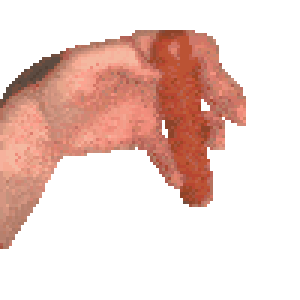
#> input picture dz1/prikoli/prikol.gif, 100 x 100 px (shown 3 times larger)
$ python extract_prikol.py
#> lines starting #> are read from the running program, lines starting #| are printed output that depends on the picture
"""Extract composited GIF frames and their original timings for Unreal import."""
from pathlib import Path
from PIL import Image

root = Path(__file__).resolve().parents[1]
out = root / "tmp" / "prikol"
out.mkdir(parents=True, exist_ok=True)
durations = []
with Image.open(root / "dz1" / "prikoli" / "prikol.gif") as gif:
#> gif is the input picture: PIL image 100x100 P; mean R, G, B, A 229.2, 156.3, 132.9, 86.7
    for index in range(gif.n_frames):
        gif.seek(index)
        gif.convert("RGBA").save(out / f"Frame_{index:03d}.png")
        durations.append(str(max(gif.info.get("duration", 100), 10) / 1000.0))
#> this loop made 150 passes
#> pass 2, `gif.convert("RGBA").save(out / f"Frame_{index:03d}.png")`:
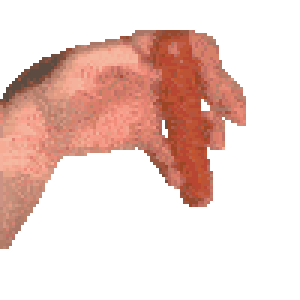
#> saved as Frame_001.png: PIL image 100x100 RGBA (shown 3 times larger); mean R, G, B, A 229.1, 156.1, 132.7, 86.7; transparent parts drawn white
#> after the loop:
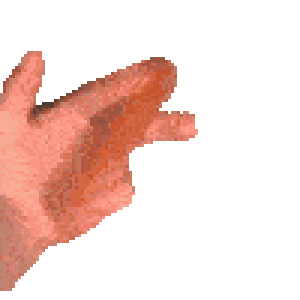
#> gif: PIL image 100x100 RGBA (shown 3 times larger); mean R, G, B, A 211.6, 136.9, 114.5, 73.6; transparent parts drawn white
#> after the loop, durations = 150 items, first 6: '0.03', '0.03', '0.03', '0.03', '0.03', '0.03'
(out / "durations.txt").write_text("\n".join(durations), encoding="utf-8")
print(f"Extracted {len(durations)} frames, {sum(map(float, durations)):.3f} seconds")
#| Extracted 150 frames, 4.500 seconds
